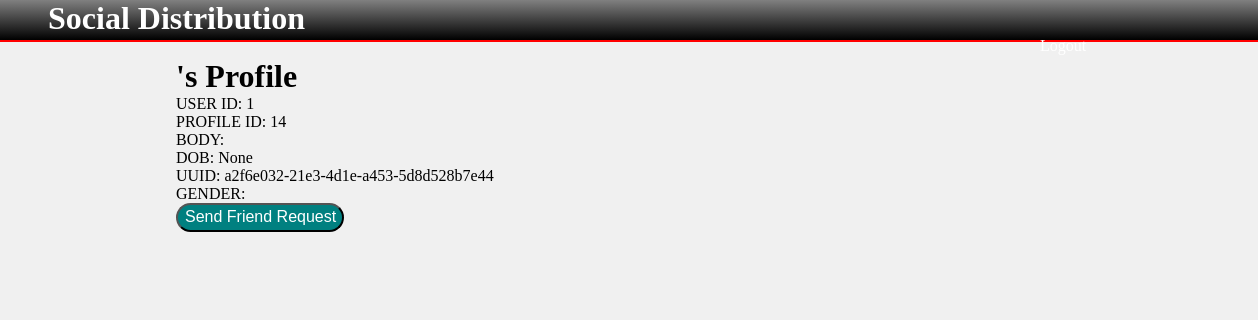
Before: /author/admin/ with the older database file.
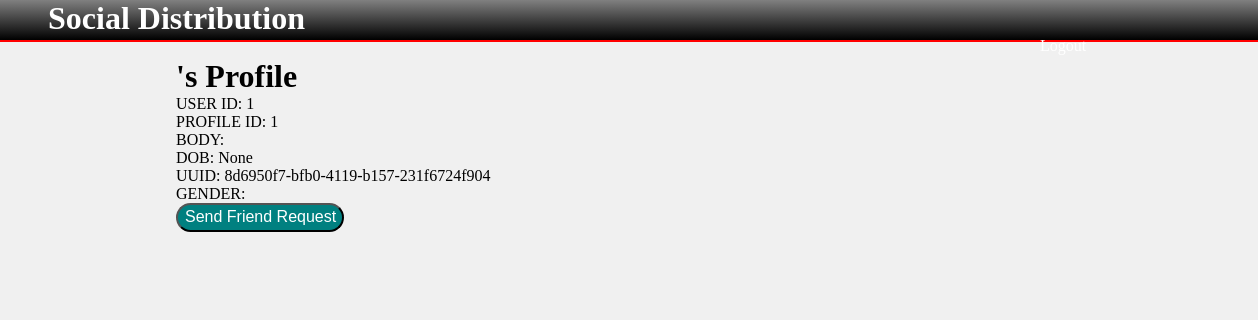
After: the same page with the newer database file.
### authors/models.py (models this page shows, shortened)
class Profile(models.Model):
    uuid = models.CharField(max_length=36, default = uuid.uuid4)
    GENDER_CHOICES = (('M', 'Male'),
                      ('F', 'Female'))
    user = models.OneToOneField(User, editable=False)
    host = models.CharField(max_length=32, blank=True)
    displayname = models.CharField(max_length=128, blank=True)
    body = models.TextField(max_length=2048, blank=True)
    birthdate = models.DateField('birthdate',null=True, blank=True)
    gender = models.CharField(max_length=1, blank=True, choices=GENDER_CHOICES)
    image = models.ImageField(upload_to='profile_images', blank=True)
    github = models.CharField(max_length=39, blank=True)
    workspace = models.CharField(max_length=128, blank=True)
    school = models.CharField(max_length=128, blank=True)
    follows = models.ManyToManyField('self', blank=True, symmetrical=False, through='Follow')
    friends = models.ManyToManyField('self', blank=True)

### authors/views.py (the view)
# urls.py: url(r'^author/(?P<username>\w+)/$', views.author, name='author'),
def author(request, username):
    context = RequestContext(request)
    user = User.objects.get(username=username)
    profile = Profile.objects.get(user_id = user.id)
    return render(request, 'authors/author.html',{'profile':profile, 'user':user})

### templates/authors/author.html (shortened to what this page needs)
<!DOCTYPE html>
{% load static %}
<html>
<head>
    <link rel="stylesheet" href="{% static 'css/design.css' %}" />
</head>
<body>
    <div class="banner">
	<a href="/"><h1 class="white inline">Social Distribution</h1></a>
	<a class="pads" href="/logout"><p class="white inline">Logout</p></a>
    </div>
    <div class="margins center">
	<h1>{{user.first_name}} {{user.last_name}}'s Profile</h1>
	<div>
		<p>USER ID: {{profile.user_id}} </p>
	 	<p>PROFILE ID: {{profile.id}} </p>
	 	<p>BODY: {{profile.body}} </p>
	 	<p>DOB: {{profile.birthdate}} </p>
	 	<p>UUID: {{profile.uuid}} </p>
	 	<p>GENDER: {{profile.gender}}</p>
 	</div>
 	<div>
		<form method="POST" action="/friend_request/">
        <input type="submit" name="submit" value="Send Friend Request" />
    	</form>
    </div>
    </div>
</body>
<html>

Changed rows visible on the page:
removed Profile: user_id "1", id "14", birthdate "None", uuid "a2f6e032-21e3-4d1e-a453-5d8d528b7e44"
now on this page (row edited): Profile: user_id "1", id "1", birthdate "None", uuid "8d6950f7-bfb0-4119-b157-231f6724f904"
